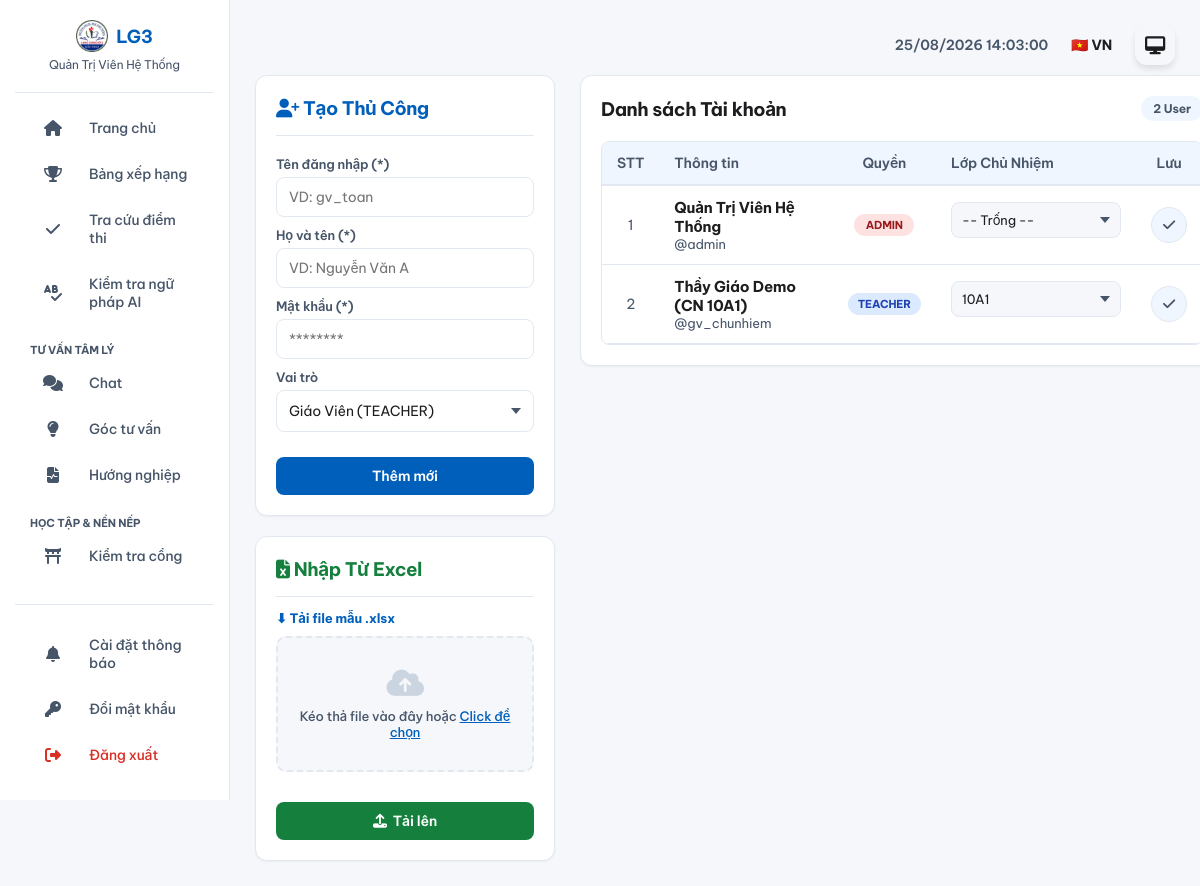
The page /manage_users.php (signed in) on the database its author committed.
### tables this page shows
CREATE TABLE `users` (
  `id` int(11) NOT NULL AUTO_INCREMENT,
  `username` varchar(50) NOT NULL,
  `password_hash` varchar(255) NOT NULL,
  `role` varchar(20) DEFAULT 'TEACHER',
  `homeroom_class_id` int(11) DEFAULT NULL,
  `full_name` varchar(100) DEFAULT NULL,
  `email` varchar(150) DEFAULT NULL,
  `email_verified` tinyint(1) DEFAULT 0,
  `otp_code` varchar(10) DEFAULT NULL,
  `otp_expires` datetime DEFAULT NULL,
  `avatar` varchar(255) DEFAULT NULL,
  `last_active` timestamp NULL DEFAULT NULL,
  `is_default_password` varchar(10) NOT NULL DEFAULT 'on',
  `two_factor_secret` varchar(100) DEFAULT NULL,
  `two_factor_enabled` tinyint(1) DEFAULT 0,
  PRIMARY KEY (`id`),
  UNIQUE KEY `username` (`username`)
);

CREATE TABLE `classroom` (
  `id` int(11) NOT NULL AUTO_INCREMENT,
  `name` varchar(50) NOT NULL,
  `grade` int(11) NOT NULL,
  `competition_group` int(11) DEFAULT 1,
  PRIMARY KEY (`id`),
  UNIQUE KEY `name` (`name`)
);

### views/manage_users_view.php (the view, shortened to what the rows shown need)
<?php
include 'includes/header.php';
?>
<div class="grid-sidebar-layout">
    <div class="win-card">
        <div class="table-responsive">
            <table class="rank-table user-list-table">
                <thead>
                    <tr>
                        <th style="width: 40px; text-align: center;"><?= (($_SESSION['lang'] ?? 'vi') === 'vi' ? 'STT' : 'No.') ?></th>
                        <th><?= (($_SESSION['lang'] ?? 'vi') === 'vi' ? 'Thông tin' : 'Information') ?></th>
                        <th style="text-align: center;"><?= (($_SESSION['lang'] ?? 'vi') === 'vi' ? 'Quyền' : 'Role') ?></th>
                        <th style="width: 200px;"><?= (($_SESSION['lang'] ?? 'vi') === 'vi' ? 'Lớp Chủ Nhiệm' : 'Homeroom Class') ?></th>
                        <th style="width: 50px; text-align: center;"><?= (($_SESSION['lang'] ?? 'vi') === 'vi' ? 'Lưu' : 'Save') ?></th>
                    </tr>
                </thead>
                <tbody>
                    <?php $idx=1; foreach ($users as $u): ?>
                    <tr>
                        <td style="text-align:center; color:var(--text-muted);"><?= $idx++ ?></td>
                        <td>
                            <div style="font-weight:700; color:var(--text-main); font-size:15px;"><?= htmlspecialchars($u->full_name ?: '---') ?></div>
                            <div style="font-size: 13px; color:var(--text-muted);">@<?= htmlspecialchars($u->username) ?></div>
                        </td>
                        <td style="text-align:center;">
                            <span class="role-badge <?= ($u->role=='ADMIN')?'role-admin':'role-teacher' ?>"><?= $u->role ?></span>
                        </td>
                        <td>
                            <form id="form_cn_<?= $u->id ?>" style="margin:0;" onsubmit="handleAssignHomeroom(event, '<?= $u->id ?>')">
                                <div class="custom-select-container table-dropdown">
                                    <div class="select-selected" onclick="toggleDropdown(this)" role="button" tabindex="0">
                                        <span id="txt_class_<?= $u->id ?>"><?= $u->class_name ?: (($_SESSION['lang'] ?? 'vi') === 'vi' ? '-- Trống --' : '-- Empty --') ?></span>
                                        <div class="select-arrow"></div>
                                    </div>
                                </div>
                            </form>
                        </td>
                        <td style="text-align:center;">
                            <button type="button" aria-label="<?= (($_SESSION['lang'] ?? 'vi') === 'vi' ? 'Lưu' : 'Save') ?>" onclick="document.getElementById('form_cn_<?= $u->id ?>').dispatchEvent(new Event('submit'))" class="win-btn win-btn-secondary" style="padding:0; width:36px; height:36px; border-radius:50%; display:inline-flex; align-items:center; justify-content:center;">
                                <i class="fas fa-check" aria-hidden="true"></i>
                            </button>
                        </td>
                    </tr>
                    <?php endforeach; ?>
                </tbody>
            </table>
        </div>
    </div>
</div>
<?php include 'includes/footer.php'; ?>

### includes/header.php (shortened to what the rows shown need)
<?php
$is_iframe = isset($_GET['iframe']) && $_GET['iframe'] == 1;
$current_user = $_SESSION['user'] ?? null;
$data_theme_attr = '';
?>
<!DOCTYPE html>
<html lang="vi" <?= $data_theme_attr ?>>
<head>
    <link rel="stylesheet" href="https://cdnjs.cloudflare.com/ajax/libs/font-awesome/6.4.0/css/all.min.css">
    <link rel="stylesheet" type="text/css" href="https://cdn.jsdelivr.net/npm/toastify-js/src/toastify.min.css">
    <link rel="stylesheet" href="static/style.css?v=<?= filemtime(__DIR__ . '/../static/style.css') ?>">
    <link href="https://cdn.jsdelivr.net/npm/suneditor@latest/dist/css/suneditor.min.css" rel="stylesheet">
</head>
<body class="<?= !empty($is_iframe) ? 'is-iframe' : '' ?>">
    <div class="sidebar" id="sidebar">
        <div style="text-align:center; padding-bottom:20px; margin-bottom:10px; border-bottom:1px solid var(--border-color); flex-shrink: 0;">
            <div style="display:flex; align-items:center; justify-content:center; gap: 10px; margin-bottom: 5px;">
                <a href="index" id="sidebar-logo-link" style="text-decoration:none;" aria-label="<?= (($_SESSION['lang'] ?? 'vi') === 'vi' ? 'Siêu ứng dụng trường THPT Lạng Giang số 3' : 'LG3 Super App') ?>">
                    <h2 style="color:var(--primary-color); margin:0; font-size: 18px; display: flex; align-items: center; gap: 8px;">
                        <img src="/lg3192192.png" style="width: 32px; height: 32px; object-fit: contain;" alt="Logo LG3">
                        <span title="<?= (($_SESSION['lang'] ?? 'vi') === 'vi' ? 'Siêu ứng dụng trường THPT Lạng Giang số 3' : 'LG3 Super App') ?>">LG3</span>
                    </h2>
                </a>
            </div>
            <div style="font-size:12px; color:var(--text-muted); margin-top:5px;">
                <?= $current_user ? htmlspecialchars($current_user['full_name'] ?? $current_user['username']) : (($_SESSION['lang'] ?? 'vi') === 'vi' ? 'Guest' : 'Guest') ?>
            </div>
        </div>
    </div>
    <div class="main-content" role="main">
        <div id="ajax-page-wrapper">

### rows shown on the page
users: full_name "Quản Trị Viên Hệ Thống", username "admin", role "ADMIN", class_name "-- Trống --"
users: full_name "Thầy Giáo Demo (CN 10A1)", username "gv_chunhiem", role "TEACHER", classroom.name "10A1"

### other values the page prints
count($users) "2"
